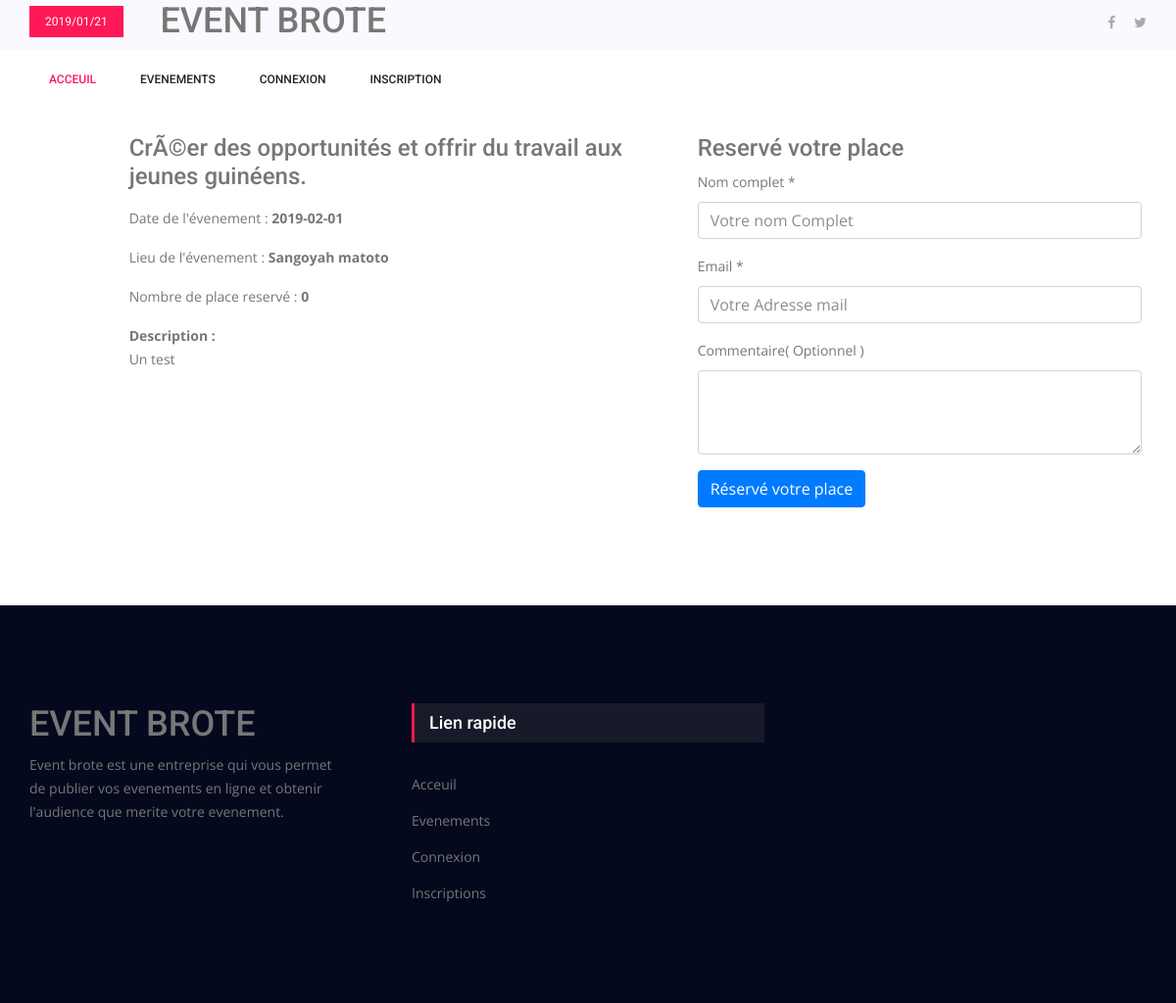
/event.php?id=1/detail, run on the app's committed database.
### tables this page shows
CREATE TABLE `event` (
  `id` int(11) NOT NULL,
  `id_users` int(11) NOT NULL,
  `title` varchar(255) NOT NULL,
  `contenu` text NOT NULL,
  `date_event` date NOT NULL,
  `created_at` datetime NOT NULL,
  `adresse_event` varchar(255) NOT NULL
);

### event.php (called while the page is built, shortened)
<?php
include_once('config/database.php');
$query = $db->prepare("SELECT * FROM event WHERE id=:id");
$query->execute([
    'id' => $_GET['id']
]);
$data = $query->fetchAll(PDO::FETCH_OBJ);
$qry = $db->prepare("SELECT id from reservation where id_event=:id_event");
$qry->execute([
    'id_event' => $_GET['id']
]);
$nombre = $qry->rowCount();
include_once('template/event.view.php');

### template/event.view.php (the view, shortened to what this page needs)
<?php  include_once("template/_partials/_header.php") ?>
        <section style="padding: 20px; margin-bottom:80px;margin-top: 117px;">
            <div class="container margin-top: 117px;">
                <div class="row">
                    <div class="col-md-6 offset-md-1">
                        <?php foreach($data as $dt): ?>
                            <h3><?php echo $dt->title ?></h3>
                            <p>
                                <p>Date de l'évenement : <Strong><?= $dt->date_event ?></Strong></p>
                                <p>Lieu de l'évenement : <Strong><?= $dt->adresse_event ?></Strong></p>
                                <p>Nombre de place reservé : <Strong><?= $nombre ?> </Strong></p>
                            </p>
                            <p>
                                <strong>Description : </strong><br>
                                <?= $dt->contenu ?>
                            </p>
                        <?php endforeach; ?>
                    </div>
                    <?php if(!isset($_SESSION['user_id'])): ?>
                        <div class="col-md-5">
                            <h3>Reservé votre place</h3>
                            <form method="POST">
                                <div class="form-group">
                                    <label for="nom">Nom complet *</label>
                                    <input type="text" class="form-control" name="name" id="nom" placeholder="Votre nom Complet">
                                </div>
                                <div class="form-group">
                                    <label for="email">Email *</label>
                                    <input type="email" class="form-control" name="email" id="email" placeholder="Votre Adresse mail">
                                </div>
                                <div class="form-group">
                                    <label for="exampleFormControlTextarea1">Commentaire( Optionnel )</label>
                                    <textarea class="form-control" id="exampleFormControlTextarea1" name="content" rows="3"></textarea>
                                </div>
                                <input type="submit" class="btn btn-primary" name="reserver" value="Réservé votre place" style="cursor:pointer;">
                            </form>
                        </div>
                    <?php endif; ?>
                </div>
            </div>
        </section>
<?php  include_once("template/_partials/_footer.php") ?>

### static/css/style.css (style rules this page uses)
body { line-height: 24px; font-size: 14px; font-family: "Open Sans", sans-serif; font-weight: normal; color: #777777; }
h1, h2, h3, h4, h5, h6 { font-family: "Roboto", sans-serif; font-weight: 500; }
@media (min-width: 1200px) { .container { max-width: 1170px; } }
.header_area + section, .header_area + div { margin-top: 175px; }
h3 { font-size: 24px; }

### data on the page
event: title "CrÃ©er des opportunités et offrir du travail aux jeunes guinéens.", date_event "2019-02-01", adresse_event "Sangoyah matoto", contenu "Un test"
